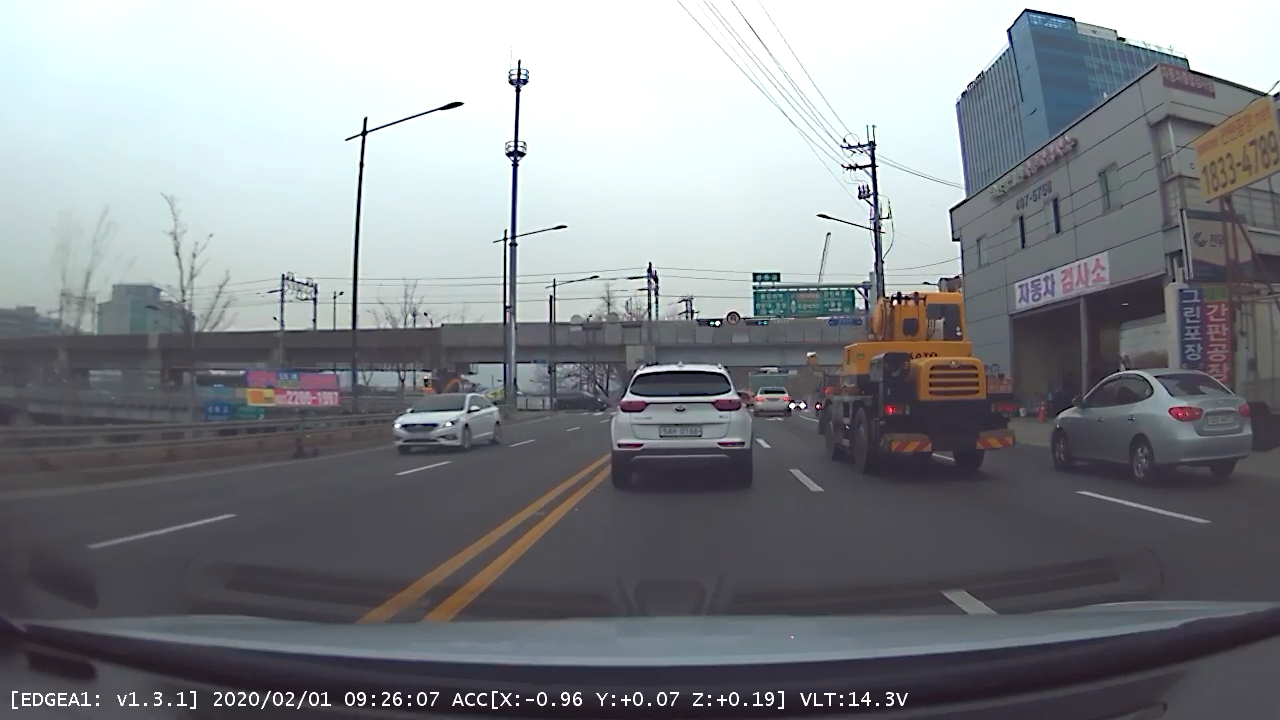
#> input picture Data/blackbox_images/image_01.png, 1280 x 720 px
$ python 21_Image_Histogram.py
#> lines starting #> are read from the running program, lines starting #| are printed output that depends on the picture; after the words box and inside, x2 and y2 are one past the last pixel; in counts of white or black regions, pixels touching at a corner belong together
### OpenCV/Utils/utils.py
import os
from .wrapper import *


class PathClass():
    def __init__(self):
        path, _ = os.path.split(os.path.abspath(__file__))
        self.data_root = os.path.join(path, "..", "..", "Data")
        self.data_name_list = os.listdir(self.data_root)
        # ['blackbox_images', 'blackbox_videos', 'lanedetection_videos', 'lanedetection_images', 'trafficlight_images', 'trafficlight_videos']


    def get_data(self, get_data_string):
#> called with get_data_string = 'blackbox_images'
        data_root = os.path.join(self.data_root, get_data_string)
        init_list = os.listdir(data_root)
        data_list = []
        for data_name in init_list:
            data_list.append(os.path.join(data_root, data_name))
        return data_list


    def __call__(self, get_data_string):
        if get_data_string in self.data_name_list:
            return self.get_data(get_data_string)
        else:
            print("Wrong data name")
            exit()


def get_single_data(get_data_string, index=0):
    pathClass = PathClass()
    data_list = pathClass(get_data_string)
    return data_list[index]


# [4 lines left out: function get_multiple_datas, not called in this run]


def get_single_image(get_data_string = 'blackbox_images', index=0):
    return get_single_data(get_data_string, index)


def get_single_video(get_data_string = 'blackbox_videos', index=0):
    return get_single_data(get_data_string, index)


def get_multiple_images(get_data_string = 'blackbox_images'):
    return get_multiple_datas(get_data_string)


def get_multiple_videos(get_data_string = 'blackbox_videos'):
    return get_multiple_datas(get_data_string)


# [7 lines left out: function processingSingleImage, not called in this run]


def processingSingleVideo(videoPath, outputPath = "output.avi"):
    videoProcessing(videoPath, outputPath)
    return


# [4 lines left out: function processingMultipleImages, not called in this run]


def processingMultipleVideos(videoList):
    for index, videoPath in enumerate(videoList):
        processingSingleVideo(videoPath, "output_{}.avi".format(index))

### OpenCV/Utils/wrapper.py
import cv2
import numpy as np


# [27 lines left out: functions imageProcessing, checkValidImage, not called in this run]


def imageRead(openpath, flag=cv2.IMREAD_COLOR):
#> called with flag = 1
    image = cv2.imread(openpath, flag)
#> image is the input picture: shape (720, 1280, 3); mean B, G, R 137.5, 133.3, 129.8
    if image is not None:
        print("Image Opened")
        return image
    else:
        print("Image Not Opened")
        print("Program Abort")
        exit()


def imageShow(imagename, image, flag=cv2.WINDOW_NORMAL):
    cv2.namedWindow(imagename, flag)
    cv2.imshow(imagename, image)
    cv2.waitKey()
    return


def imageWrite(imagename, image):
    return cv2.imwrite(imagename, image)


def imageCopy(src_image):
    return np.copy(src_image)


# [49 lines left out: functions videoProcessing, imageParameters, not called in this run]


def getPixel(image, x, y, c=None):
    return image[y, x, c]


def setPixel(image, x, y, value, c=None):
    image[y, x, c] = value
    return image


def cutRectROI(image, x1, y1, x2, y2):
    return image[y1:y2, x1:x2]


# [26 lines left out: functions pasteRectROI, makeBlackImage, fillPolyROI, not called in this run]


def polyROI(image, points):
    mask = fillPolyROI(image, points)
    return cv2.bitwise_and(image, mask)


def convertColor(image, flag=cv2.COLOR_BGR2GRAY):
    return cv2.cvtColor(image, flag)


def splitImage(image):
    return cv2.split(image)


def mergeImage(channel1, channel2, channel3):
    return cv2.merge((channel1, channel2, channel3))


def rangeColor(image, lower, upper):
    result = imageCopy(image)
    return cv2.inRange(result, lower, upper)


# [4 lines left out: function splitColor, not called in this run]


def drawLine(image, point1, point2, color=(255, 0, 0), thickness=3, lineType=cv2.LINE_AA):
    result = imageCopy(image)
    return cv2.line(result, point1, point2, color, thickness, lineType)


def drawRect(image, point1, point2, color=(255, 0, 0), thickness=3, lineType=cv2.LINE_AA):
    result = imageCopy(image)
    return cv2.rectangle(result, point1, point2, color, thickness, lineType)


def drawCircle(image, center, radius, color=(255, 0, 0), thickness=3, lineType=cv2.LINE_AA):
    result = imageCopy(image)
    return cv2.circle(result, center, radius, color, thickness, lineType)


def drawEllipse(image, center, axis, angle, startAngle, endAngle, color=(255, 0, 0), thickness=3, lineType=cv2.LINE_AA):
    result = imageCopy(image)
    return cv2.ellipse(result, center, axis, angle, startAngle, endAngle, color, thickness, lineType)


# [4 lines left out: function drawPolygon, not called in this run]


def drawText(image, text, point=(10, 10), font=cv2.FONT_HERSHEY_PLAIN, fontScale=2.0, color=(255,255,255), thickness=3, lineType=cv2.LINE_AA):
    result = imageCopy(image)
    return cv2.putText(result, text, point, font, fontScale, color, thickness, lineType)


def addImage(image1, image2):
    return cv2.add(image1, image2)


# [5 lines left out: function addWeightedImage, not called in this run]


def imageThreshold(image, thresh=128, maxval=255, type=cv2.THRESH_BINARY):
    _, res = cv2.threshold(image, thresh=thresh, maxval=maxval, type=type)
    return res


def imageBlur(image, ksize):
    size = ((ksize+1) * 2 - 1, (ksize+1) * 2 - 1)
    return cv2.blur(image, size)


def imageGaussianBlur(image, ksize, sigmaX, sigmaY):
    size = ((ksize+1) * 2 - 1, (ksize+1) * 2 - 1)
    return cv2.GaussianBlur(image, ksize=size, sigmaX=sigmaX, sigmaY=sigmaY)


def imageMedianBlur(image, size):
    ksize = (size+1) * 2 - 1
    return cv2.medianBlur(image, ksize)


def imageBilateralFilter(image, size, sigmaColor, sigmaSpace):
    d = (size+1) * 2 - 1
    return cv2.bilateralFilter(image, d, sigmaColor=sigmaColor, sigmaSpace=sigmaSpace)


def imageFiltering(image, kernel, ddepth=-1):
    return cv2.filter2D(image, ddepth, kernel)


# [22 lines left out: functions imageEdgePrewitt, imageEdgeSobel, imageEdgeScharr, not called in this run]


def imageEdgeLaplacianCV(image):
    return cv2.Laplacian(image, -1)


# [14 lines left out: functions imageEdgeLaplacianFilter2D, imageEdgeLoG, not called in this run]


def cannyEdge(image, threshold1=100, threshold2=200):
    return cv2.Canny(image, threshold1, threshold2)


def computeHist(image, mask=None):
    bins = np.arange(256).reshape(256,1)
    if len(image.shape)==2:
        h = np.zeros((300,256,1))
        hist_item = cv2.calcHist([image],[0],None,[256],[0,255])
        cv2.normalize(hist_item,hist_item,0,255,cv2.NORM_MINMAX)
        hist=np.int32(np.around(hist_item))
        pts = np.column_stack((bins,hist))
        cv2.polylines(h,[pts],False, 255)
    else:
        h = np.zeros((300,256,3))
        color = [ (255,0,0),(0,255,0),(0,0,255) ]
        for ch, col in enumerate(color):
            hist_item = cv2.calcHist([image],[ch],None,[256],[0,255])
            cv2.normalize(hist_item,hist_item,0,255,cv2.NORM_MINMAX)
            hist=np.int32(np.around(hist_item))
            pts = np.column_stack((bins,hist))
            cv2.polylines(h,[pts],False,col)
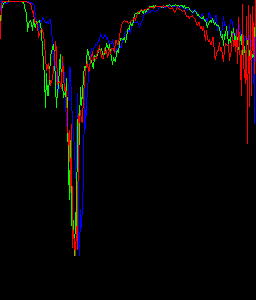
#> h: shape (300, 256, 3) float64; mean B, G, R 3.8, 4, 6.9
    return np.flipud(h)
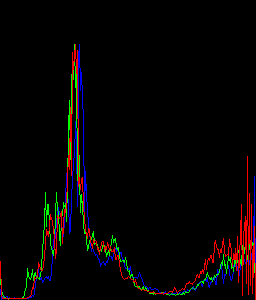
#> returned value: shape (300, 256, 3) float64; mean of channels 0, 1, 2 3.8, 4, 6.9; drawn as B, G, R


# [9 lines left out: function histogramEqualize, not called in this run]


def imageDilation(image, kernel, iterations):
    return cv2.dilate(image, kernel=kernel, iterations=iterations)


def imageErosion(image, kernel, iterations):
    return cv2.erode(image, kernel=kernel, iterations=iterations)


# [17 lines left out: functions imageMorphologicalGradient, imageOpening, imageClosing, not called in this run]


def imageMorphologyKernel(flag=cv2.MORPH_RECT, size=5):
    return cv2.getStructuringElement(flag, (size, size))


def imageMorphologyEx(image, op, kernel, iterations=1):
    return cv2.morphologyEx(image, op=op, kernel=kernel, iterations=iterations)


# [40 lines left out: functions imageResize, imageTranslation, imageRotation, imageAffineTransformation, imagePerspectiveTransformation, not called in this run]


def houghLines(image, rho=1, theta=np.pi/180, threshold=100):
    return cv2.HoughLines(image, rho, theta, threshold)


# [16 lines left out: function drawHoughLines, not called in this run]


def houghLinesP(image, rho=1.0, theta=np.pi/180, threshold=100, minLineLength=10, maxLineGap=100):
    return cv2.HoughLinesP(image, rho, theta, threshold, minLineLength=minLineLength, maxLineGap=maxLineGap)


# [8 lines left out: function drawHoughLinesP, not called in this run]


def houghCircles(image, method=cv2.HOUGH_GRADIENT, dp = 1, minDist = 10, canny = 50, threshold = 30, minRadius = 0, maxRadius = 0):
    circles = cv2.HoughCircles(image, method, dp, minDist, param1=canny, param2=threshold, minRadius=minRadius, maxRadius=maxRadius)
    return circles


# [59 lines left out: functions drawHoughCircles, splitTwoSideLines, splitOneSideLines, medianPoint, not called in this run]


def interpolate(x1, y1, x2, y2, y):
    return int(float(y - y1) * float(x2-x1) / float(y2-y1) + x1)


# [34 lines left out: functions lineFittingOneSide, lineFitting, not called in this run]

### OpenCV/21_Image_Histogram.py
from Utils.wrapper import *
from Utils.utils import *


'''
def computeHist(image, mask=None):
    bins = np.arange(256).reshape(256,1)
    if len(image.shape)==2:
        h = np.zeros((300,256,1))
        hist_item = cv2.calcHist([image],[0],None,[256],[0,255])
        cv2.normalize(hist_item,hist_item,0,255,cv2.NORM_MINMAX)
        hist=np.int32(np.around(hist_item))
        pts = np.column_stack((bins,hist))
        cv2.polylines(h,[pts],False, 255)
    else:
        h = np.zeros((300,256,3))
        color = [ (255,0,0),(0,255,0),(0,0,255) ]
        for ch, col in enumerate(color):
            hist_item = cv2.calcHist([image],[ch],None,[256],[0,255])
            cv2.normalize(hist_item,hist_item,0,255,cv2.NORM_MINMAX)
            hist=np.int32(np.around(hist_item))
            pts = np.column_stack((bins,hist))
            cv2.polylines(h,[pts],False,col)
    return np.flipud(h)
'''

data = get_single_image()
image = imageRead(data)
imageShow('image', image)
imageHist = computeHist(image)
imageShow("imageHist", imageHist)

imagegray = convertColor(image, cv2.COLOR_BGR2GRAY)
#> in convertColor, `return cv2.cvtColor(image, flag)`:
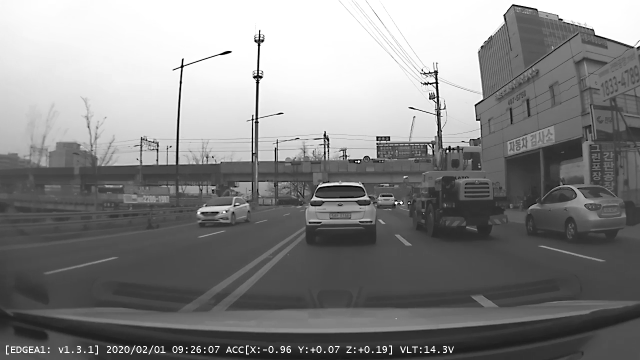
#> returned value: shape (720, 1280) (shown at 1/2 size); min 0, max 255, mean 132.7
imageShow('imagegray', imagegray)

imagegrayHist = computeHist(imagegray)
#> in computeHist (call 2), `hist_item = cv2.calcHist([image],[0],None,[256],[0,255])`: hist_item = 256 values, max 21018 at index 253, min 0 at index 255, mean 3353.1
#> in computeHist (call 2), `hist=np.int32(np.around(hist_item))`: hist = 256 values, max 255 at index 253, min 0 at index 255, mean 40.71
#> in computeHist (call 2), `pts = np.column_stack((bins,hist))`: pts = 256 pairs, first value 0 to 255, second value 0 to 255
#> in computeHist (call 2), `cv2.polylines(h,[pts],False, 255)`:
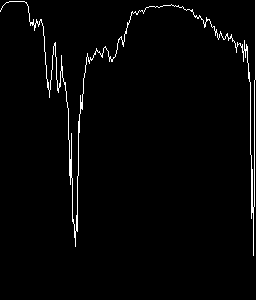
#> h: shape (300, 256, 1) float64; 2.2% white in thin lines or dots, all inside (x1, y1, x2, y2) = (0, 0, 256, 256)
#> in computeHist (call 2), `return np.flipud(h)`:
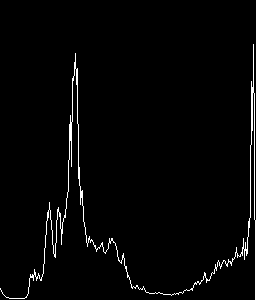
#> returned value: shape (300, 256, 1) float64; 2.2% white in thin lines or dots, all inside (x1, y1, x2, y2) = (0, 44, 256, 300)
imageShow("imagegrayHist", imagegrayHist)

imagehsv = convertColor(image, cv2.COLOR_BGR2HSV)
imageShow('imagehsv', imagehsv)
imagehsvHist = computeHist(imagehsv)
#> in computeHist (call 3), `return np.flipud(h)`:
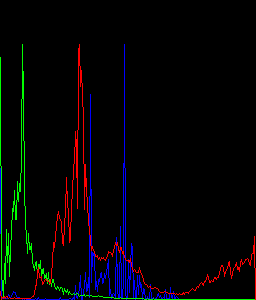
#> returned value: shape (300, 256, 3) float64; mean of channels 0, 1, 2 5.4, 4.1, 4.5; drawn as B, G, R
imageShow("imagehsvHist", imagehsvHist)

imagehls = convertColor(image, cv2.COLOR_BGR2HLS)
imageShow('imagehls', imagehls)
imagehlsHist = computeHist(imagehls)
#> in computeHist (call 4), `return np.flipud(h)`:
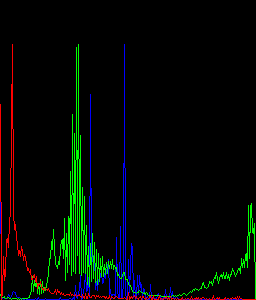
#> returned value: shape (300, 256, 3) float64; mean of channels 0, 1, 2 4.9, 8.7, 3.7; drawn as B, G, R
imageShow("imagehlsHist", imagehlsHist)

cv2.destroyAllWindows()

$ run again, on Data/blackbox_images/image_05.png
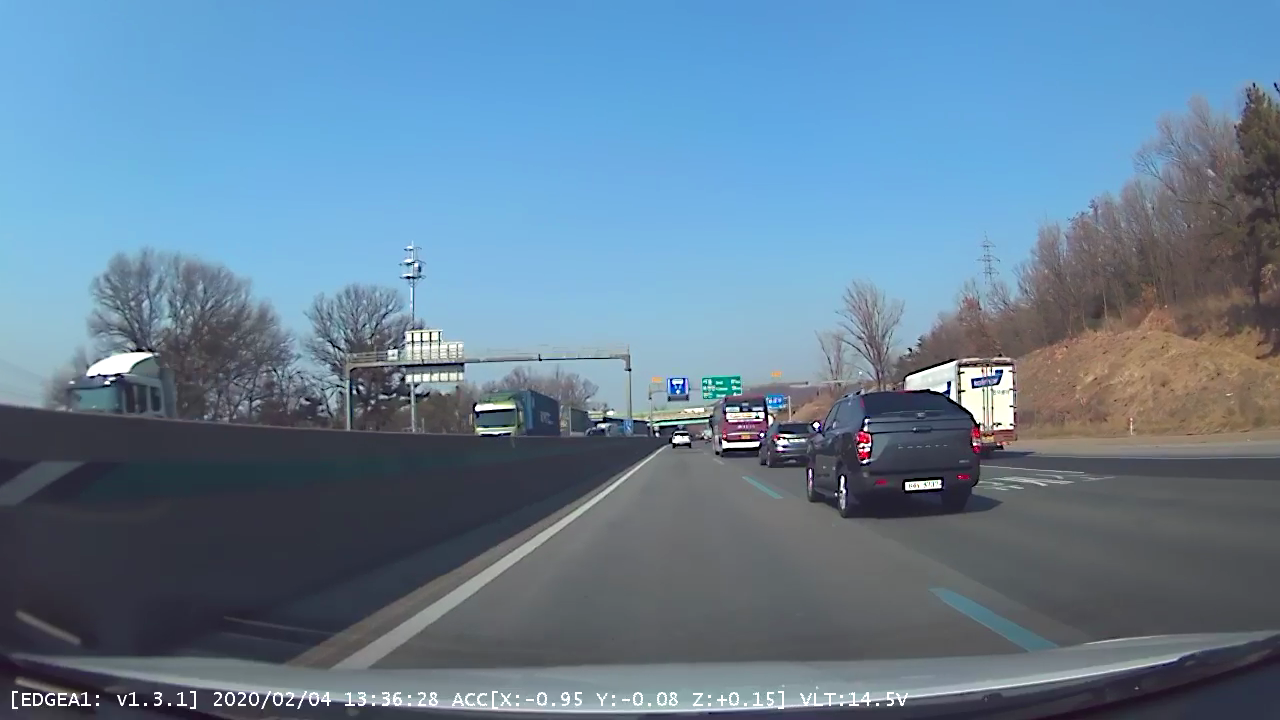
#> input picture Data/blackbox_images/image_05.png, 1280 x 720 px
#> in imageRead, image is the input picture: shape (720, 1280, 3); mean B, G, R 149.9, 127.3, 100.4
#> in convertColor, `return cv2.cvtColor(image, flag)`:
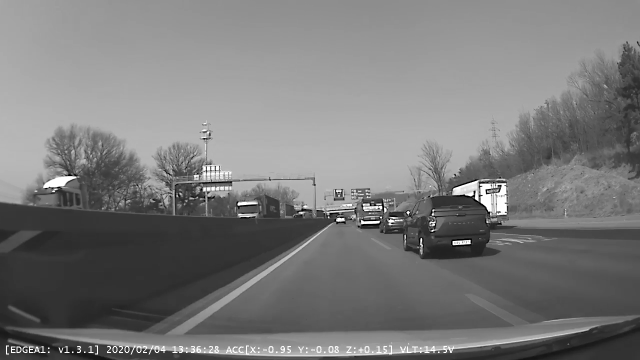
#> returned value: shape (720, 1280) (shown at 1/2 size); min 0, max 255, mean 121.9
#> in computeHist (call 4), `return np.flipud(h)`:
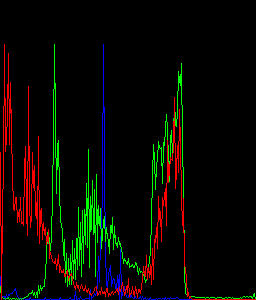
#> returned value: shape (300, 256, 3) float64; mean of channels 0, 1, 2 2.8, 8.8, 9.7; drawn as B, G, R

$ run again, on Data/blackbox_images/image_06.png
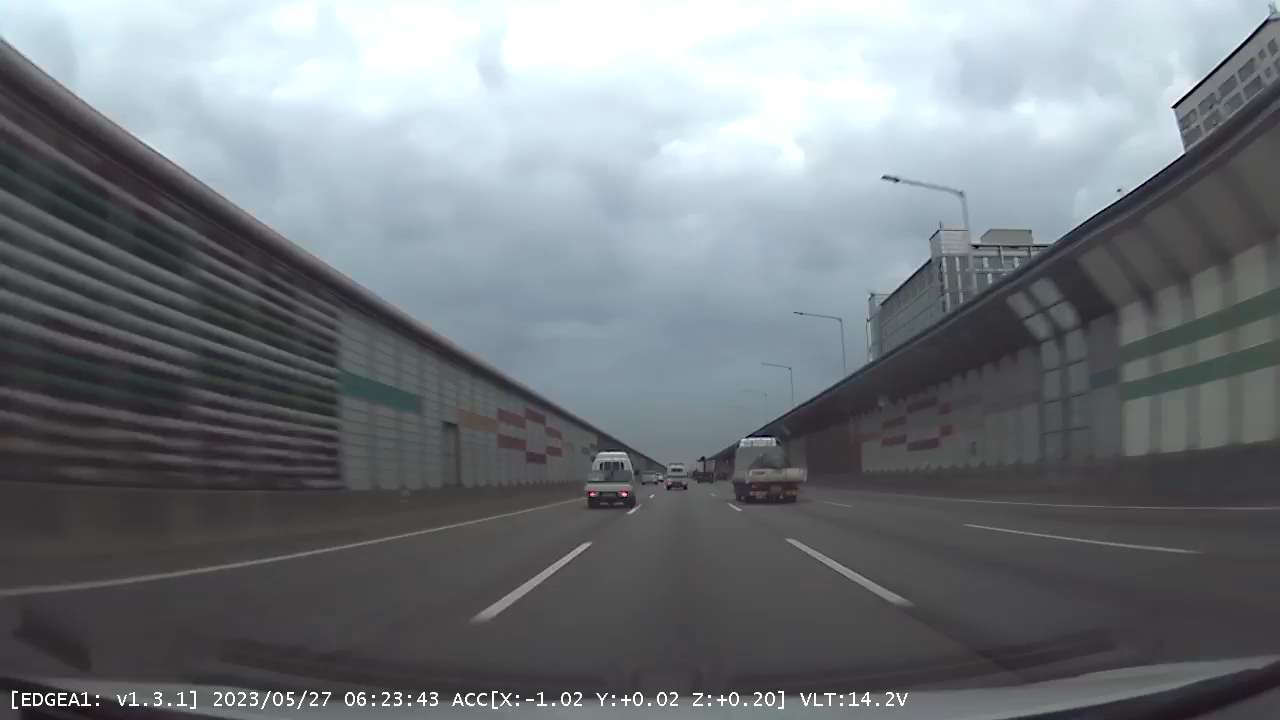
#> input picture Data/blackbox_images/image_06.png, 1280 x 720 px
#> in imageRead, image is the input picture: shape (720, 1280, 3); mean B, G, R 125.9, 121.8, 116
#> hist_item = 256 values, max 18037 at index 62, min 0 at index 255, mean 3515.8
#> hist = 256 values, max 255 at index 62, min 0 at index 4, mean 49.68
#> pts = 256 pairs, first value 0 to 255, second value 0 to 255
#> in computeHist (call 2), `cv2.polylines(h,[pts],False, 255)`:
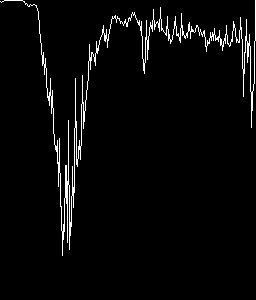
#> h: shape (300, 256, 1) float64; 3.3% white in thin lines or dots, all inside (x1, y1, x2, y2) = (0, 0, 256, 256)
#> in computeHist (call 4), `return np.flipud(h)`:
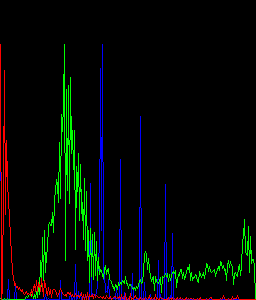
#> returned value: shape (300, 256, 3) float64; mean of channels 0, 1, 2 6.1, 9, 4; drawn as B, G, R
